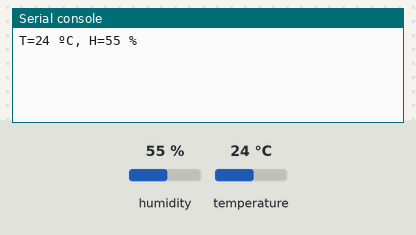
Bench run of a program on a simulated ESP32 board running MicroPython. Parts: the last lines printed to the serial console. The test bench sets the inputs (shaded band); at power-on: humidity 55 %, temperature 24 °C.

Above: at 1.2 s.
1.3 s: humidity set to 22 %
At 2.6 s:
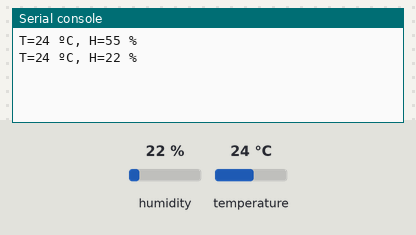
2.8 s: temperature set to 12 °C
At 3.8 s:
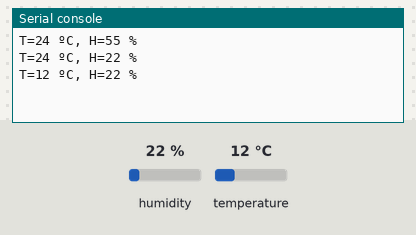
4.3 s: humidity set to 40 %
At 5.8 s:
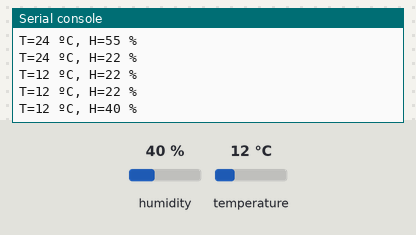
Timing chart, 0 to 7.3 s (numbered marks = the images above; inputs shaded):
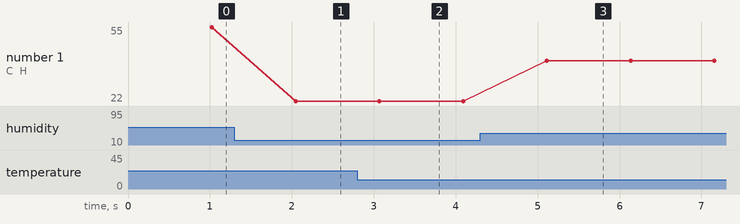

The program:

sensordht11.py
```python
from dht import DHT11
from machine import Pin
from time import sleep

sensorDHT = DHT11(Pin(23))

while True:

    sleep(1)

    sensorDHT.measure()
    temp = sensorDHT.temperature()
    hum = sensorDHT.humidity()

    print("T={:02d} ºC, H={:02d} %".format(temp, hum))
```

Measured:
- after the input at 1.3 s, the serial console: prints a new line after 0.74 s (image 1)
- after the input at 2.8 s, the serial console: prints a new line after 0.27 s (image 2)
- after the input at 4.3 s, the serial console: prints a new line after 0.81 s (image 3)
- plotted number 1: 55 → 22 after the input at 1.3 s, 22 → 40 after the input at 4.3 s
